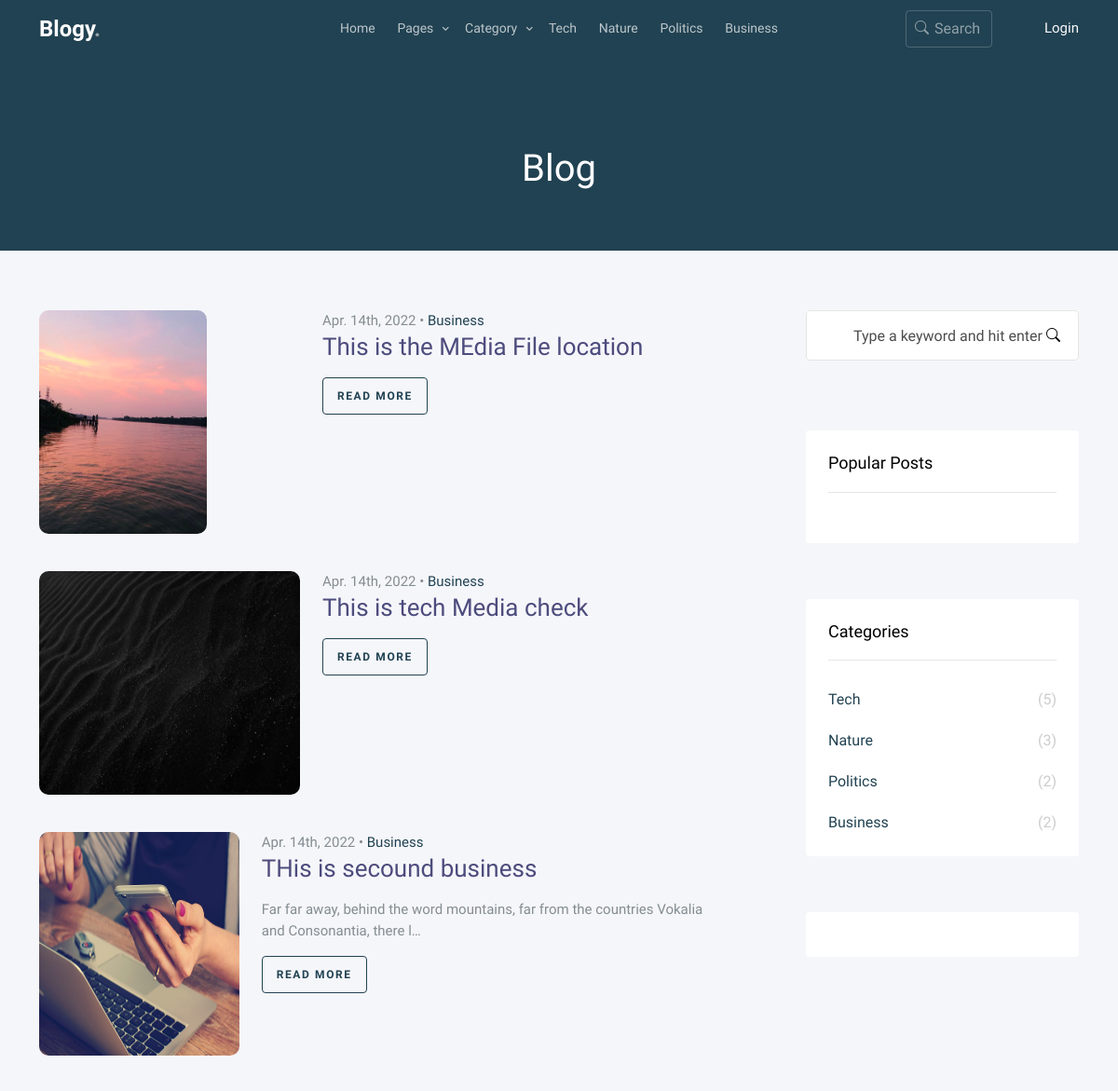
The app's page /blogs (upper part), older data.
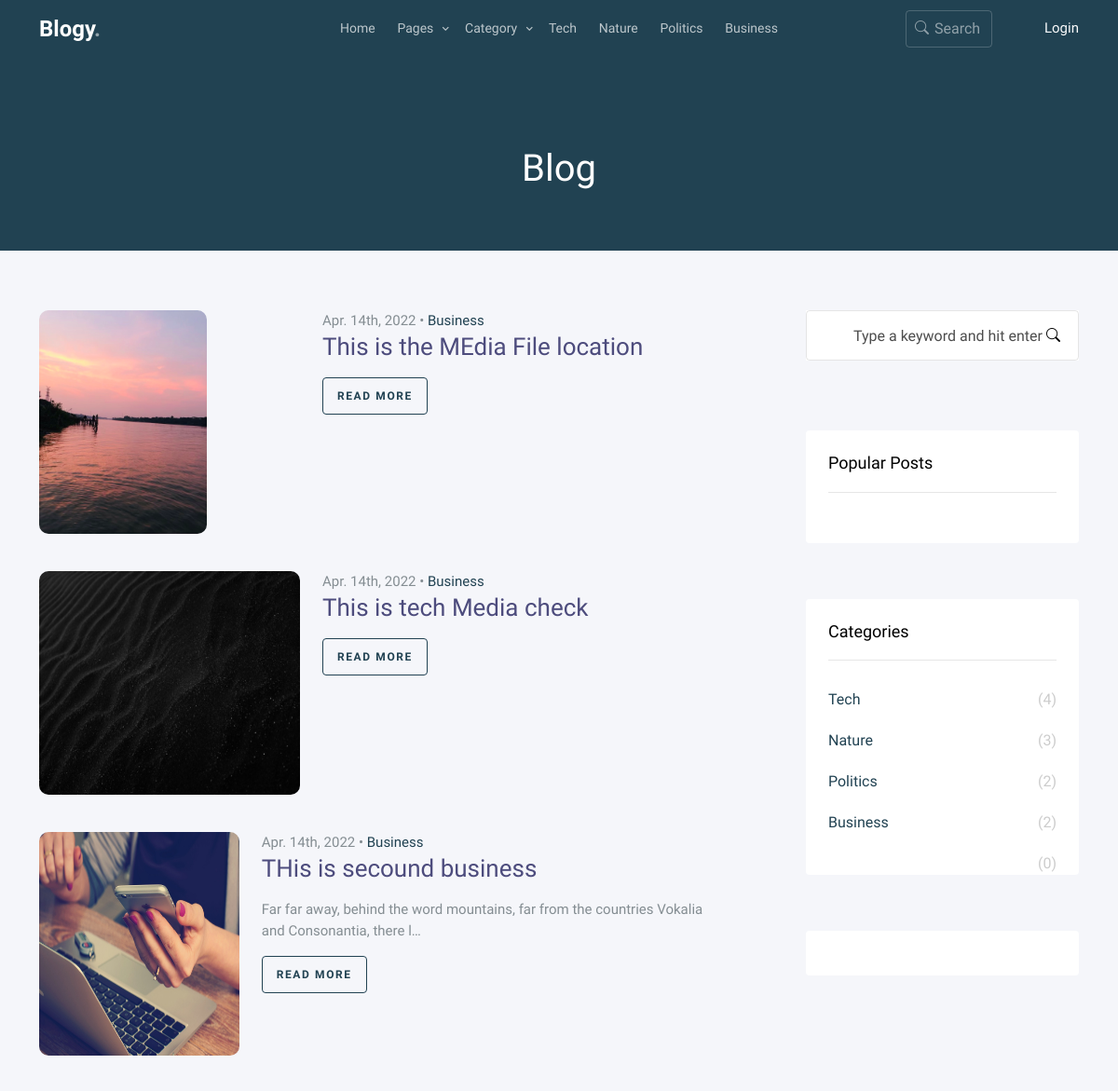
The same page, newer data.
### app/models.py (models this page shows, shortened)
class Category(models.Model):
    name = models.CharField(max_length=200)

class post(models.Model):
    STATUS = (
        ('0','Draft'),
        ('1','Publish'),
    )
    title = models.CharField(max_length=2000)
    author = models.ForeignKey(CustomUser,on_delete=models.SET_NULL, null=True)
    category = models.ForeignKey(Category, on_delete=models.SET_NULL, null=True)
    cover = models.ImageField(upload_to='post_covers/',blank=True, null=True, default='post_covers/default.png')
    tags = models.ManyToManyField(Tag)
    status = models.CharField(choices=STATUS,max_length=100)
    details = RichTextField(null=True, blank=True)
    visits = models.IntegerField(default=0)  # Track the number of visits
    updated = models.DateTimeField(auto_now=True)
    created = models.DateTimeField(auto_now_add=True)
    class Meta:
        ordering = ['-created', '-updated']

### app/views.py (the view)
# urls.py: path('blogs',AllBlogs,name="blogs"),
def AllBlogs(request):
    posts = post.objects.filter(status='1')
    categories = Category.objects.all()
    page_number = request.GET.get("page")
    paginator = Paginator(posts, 5)  # Show 25 contacts per page.
    try:
        page_obj = paginator.get_page(page_number)
    except PageNotAnInteger:
        page_obj = paginator.page(1)
    except EmptyPage:
        page_obj = paginator.page(paginator.num_pages)
    return render(request,"blog.html",{'page_obj':page_obj,'categories':categories,'posts':posts})

### app/templates/blog.html (shortened to what this page needs)
{% load static %}
<!doctype html>
<html lang="en">
  <head>
		<link rel="stylesheet" href="{% static "fonts/icomoon/style.css" %}">
		<link rel="stylesheet" href="{% static "fonts/flaticon/font/flaticon.css" %}">
		<link rel="stylesheet" href="https://cdn.jsdelivr.net/npm/bootstrap-icons@1.8.1/font/bootstrap-icons.css">
		<link rel="stylesheet" href="https://cdn.jsdelivr.net/npm/bootstrap-icons@1.11.3/font/bootstrap-icons.min.css">
		<link rel="stylesheet" href="{% static "css/tiny-slider.css" %}">
		<link rel="stylesheet" href="{% static "css/aos.css" %}">
		<link rel="stylesheet" href="{% static "css/glightbox.min.css" %}">
		<link rel="stylesheet" href="{% static "css/style.css" %}">
		<link rel="stylesheet" href="{% static "css/flatpickr.min.css" %}">
	</head>
<body>
  {% include "nav.html" %}
  <div class="hero overlay inner-page bg-primary py-5">
    <div class="container">
      <div class="row align-items-center justify-content-center text-center pt-5">
        <div class="col-lg-6">
          <h1 class="heading text-white mb-3" data-aos="fade-up">Blog</h1>
        </div>
      </div>
    </div>
  </div>
  <div class="section search-result-wrap">
    <div class="container">
      <div class="row posts-entry">
        <div class="col-lg-8">
          {% for blog in page_obj %}
          <div class="blog-entry d-flex blog-entry-search-item">
            <a href="{% url "blog-post" blog.id %}" class="img-link me-4">
              <img src="{{blog.cover.url}}" alt="Image" class="img-fluid">
            </a>
            <div>
              <span class="date">Apr. 14th, 2022 &bullet; <a href="#">Business</a></span>
              <h2><a href="{% url "blog-post" blog.id %}">{{blog.title}}</a></h2>
              <p>{{blog.details|truncatechars:'100'| safe}}</p>
              <p><a href="{% url "blog-post" blog.id %}" class="btn btn-sm btn-outline-primary">Read More</a></p>
            </div>
          </div>
          {% endfor %}
        </div>
        <div class="col-lg-4 sidebar">
          {% include "sidebar.html" %}
        </div>
      </div>
    </div>
  </div>
  </body>
  </html>

### app/templates/nav.html (shortened to what this page needs)
{% load static %}
<nav class="site-nav">
    <div class="container">
        <div class="menu-bg-wrap">
            <div class="site-navigation">
                <div class="row g-0 align-items-center">
                    <div class="col-2">
                        <a href="{% url 'home' %}" class="logo m-0 float-start">Blogy<span class="text-primary">.</span></a>
                    </div>
                    <div class="col-8 text-center">
                        <ul class="js-clone-nav d-none d-lg-inline-block  text-start site-menu mx-auto">
                            <li class=""><a href="{% url 'home' %}">Home</a></li>
                            <li class="has-children">
                                <a class="js-menu-toggle" >Pages</a>
                            </li>
                            <li  class="has-children"><a href="">Category</a>
                            </li>
                            {% for category in categories|slice:4 %}
                                <li><a href="{% url 'category' %}?q={{category.name}}">{{category.name|capfirst}}</a></li>
                            {% endfor %}
                        </ul>
                    </div>
                    <div class="col-1 text-end">
                        <form action="{% url "search" %}" method="GET" class="search-form d-none d-lg-inline-block">
                            <input type="text" name="q" class="form-control" placeholder="Search...">
                            <span class="bi-search"></span>
                        </form>
                    </div>
                    <div class="col-1 text-end d-none d-sm-none d-lg-inline-block">
                        {% if user.is_authenticated %}
                        {% comment %} <span class="text-light">{{request.user.username.upper}}</span>
                        <a class="text-light" href="{% url "logout" %}">Logout</a> {% endcomment %}
                        <img src="{{request.user.avatar.url}}" class="user-pic" onclick="toggleMenu()">
                        <div class="sub-menu-wrap" id="subMenu">
                            <div class="sub-menu">
                                <div class="user-info">
                                    <img src="{{request.user.avatar.url}}" alt="">
                                    <h2>{{request.user.username.upper}}</h2>
                                </div>
                                <hr>
                                <a href="{% url "profile" request.user.id %}" class="sub-menu-link">
                                    <i class="bi bi-person-circle"></i>
                                    <p>Profile</p>
                                    <span>></span>
                                </a>
                                <a href="{% url "edit-profile" request.user.id %}" class="sub-menu-link">
                                    <i class="bi bi-gear"></i>
                                    <p>Setting & Edit Profile</p>
                                    <span>></span>
                                </a>
                                <a href="{% url "own-blogs" request.user.id %}" class="sub-menu-link">
                                    <i class="bi bi-file-richtext"></i>
                                    <p>Own Blogs</p>
                                    <span>></span>
                                </a>
                                {% if user.is_superuser %}
                                <a href="{% url "all_new_posts" %}" class="sub-menu-link">
                                    <i class="bi bi-file-text"></i>
                                    <p>All New Blogs</p>
                                    <span>></span>
                                </a>
                                {% endif %}
                                <a href="{% url "logout" %}" class="sub-menu-link">
                                    <i class="bi bi-box-arrow-left"></i>
                                    <p>LOg out</p>
                                    <span>></span>
                                </a>
                            </div>
                                    {% else %}
                                        <a href="{% url 'login' %}">
                                            <span class="text-light">Login</span>
                                        </a>
                                {% endif %}
                        </div>
                    </div>
                </div>
        </div>
    </div>
</nav>

### app/templates/sidebar.html (shortened to what this page needs)
{% load static %}
    <div class="sidebar-box search-form-wrap">
      <form action="#" class="sidebar-search-form">
        <div class="form-group">
          <span class="bi-search"></span>
          <input type="text" class="form-control" id="s" placeholder="Type a keyword and hit enter">
        </div>
      </form>
    </div>
    <div class="sidebar-box p-4 rounded">
      <h3 class="heading">Popular Posts</h3>
    </div>
    <div class="sidebar-box p-4 rounded">
      <h3 class="heading">Categories</h3>
      <ul class="categories">
        {% for category in categories %}
          <li><a href="{% url "category" %}?q={{category.name}}">{{category.name |capfirst}} <span>({{category.post_set.count}})</span></a></li>
        {% endfor %}
      </ul>
    </div>
    <div class="sidebar-box p-4 rounded">
    </div>

Row changes from the older to the newer data that the page shows:
computed for Category "Tech": post_set.count "5" → "4"
added Category: post_set.count "0", shown under "Categories"
